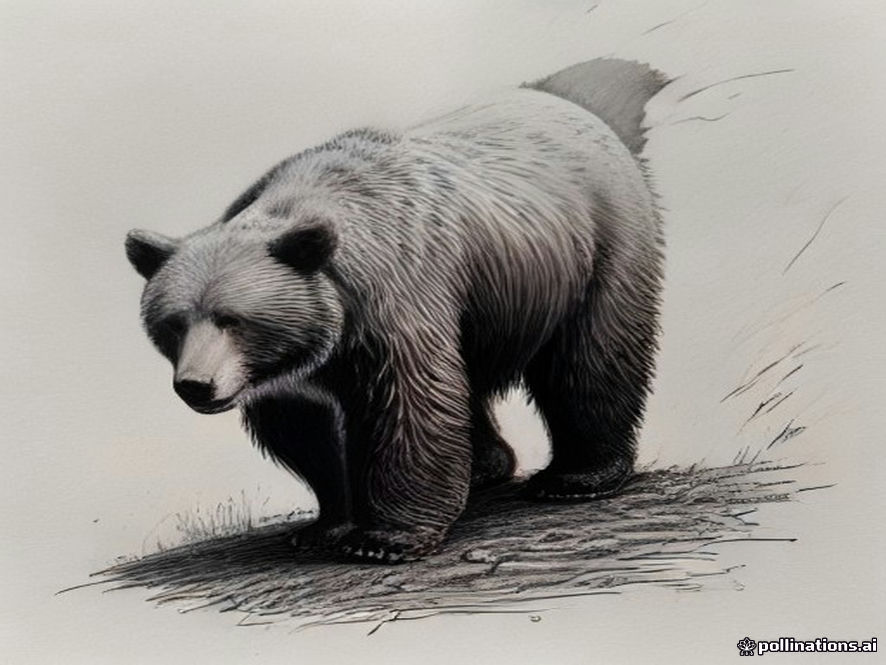
#> input picture design/photos/bear/p1.jpg, 886 x 665 px
$ python trace_svg.py bear/p1.jpg bear/p2.jpg
#> lines starting #> are read from the running program, lines starting #| are printed output that depends on the picture; after the words box and inside, x2 and y2 are one past the last pixel; in counts of white or black regions, pixels touching at a corner belong together
# Снимает контур с чёрного силуэта на белом фоне и отдаёт SVG-путь.
# C:\Users\Oleg\.venvs\lama\Scripts\python.exe trace_svg.py вход.jpg выход.svg [--flip] [--eps 0.004]
import sys
import cv2
import numpy as np

src, dst = sys.argv[1], sys.argv[2]
flip = '--flip' in sys.argv
eps = float(sys.argv[sys.argv.index('--eps') + 1]) if '--eps' in sys.argv else 0.004
g = cv2.imread(src, cv2.IMREAD_GRAYSCALE)
#> g: shape (665, 886); min 0, max 255, mean 153.9
mask = (g < 128).astype(np.uint8) * 255
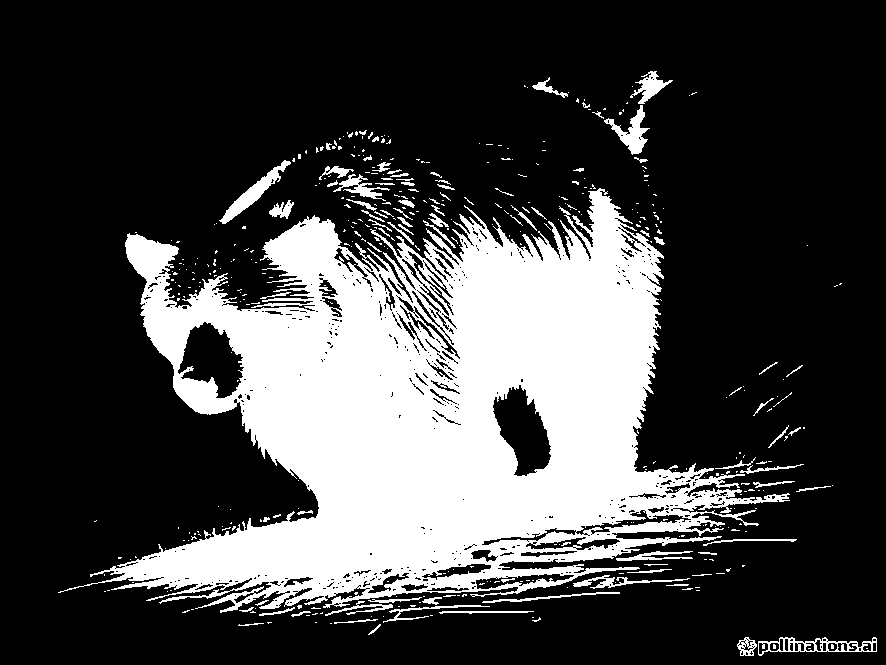
#> mask: shape (665, 886); 26.2% white; 432 white regions (344 under 20 px), largest, box (x1, y1, x2, y2) and area: (58, 188, 790, 613) 143256, (219, 160, 291, 224) 958, (604, 105, 650, 155) 785
mask = cv2.morphologyEx(mask, cv2.MORPH_CLOSE, np.ones((7, 7), np.uint8))
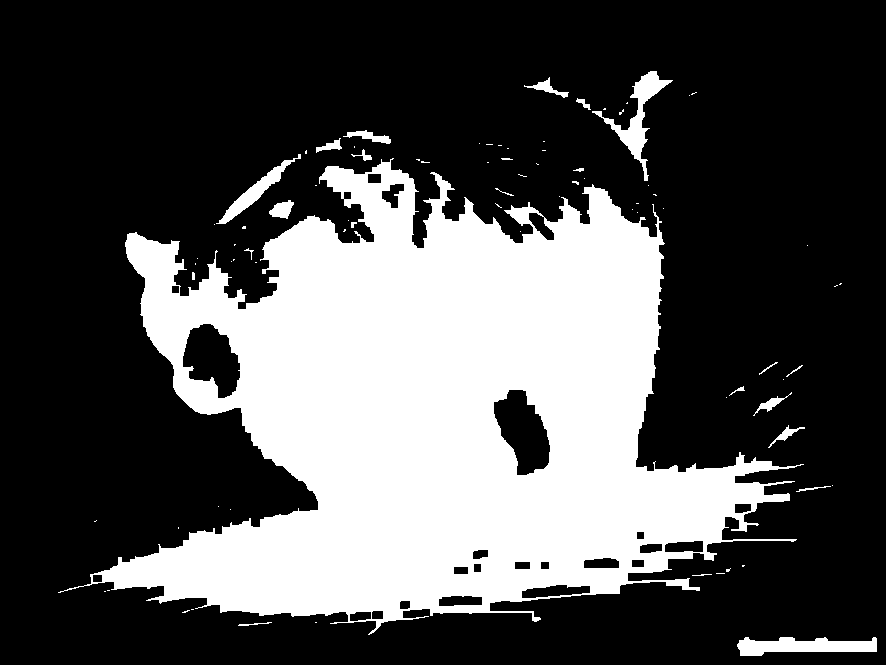
#> mask: shape (665, 886); 31.1% white; 82 white regions (58 under 20 px), largest, box (x1, y1, x2, y2) and area: (58, 158, 804, 635) 176791, (737, 637, 877, 656) 1767, (592, 71, 673, 181) 1738
n, lab, stats, _ = cv2.connectedComponentsWithStats(mask)
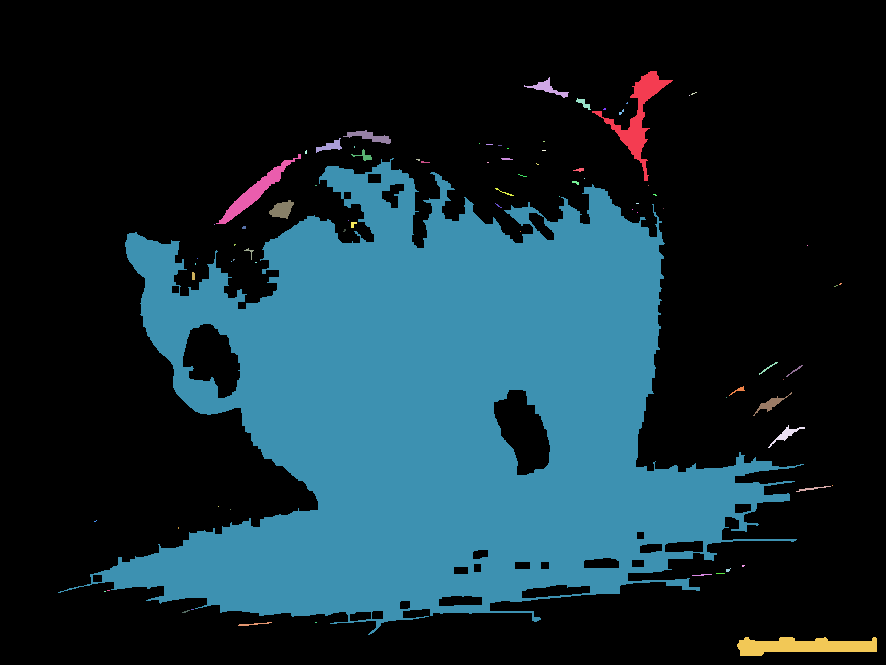
#> lab: shape (665, 886) int32; 83 distinct labels, from 0 to 82; one colour per label, 0 black
#> n = 83; stats = 83 rows, first 6: [0, 0, 886, 665, 405753], [592, 71, 81, 110, 1738], [524, 77, 45, 21, 245], [691, 92, 6, 3, 7], [689, 95, 1, 1, 1], [576, 98, 15, 12, 69]
big = 1 + int(np.argmax(stats[1:, cv2.CC_STAT_AREA]))
#> big = 21
mask = (lab == big).astype(np.uint8) * 255
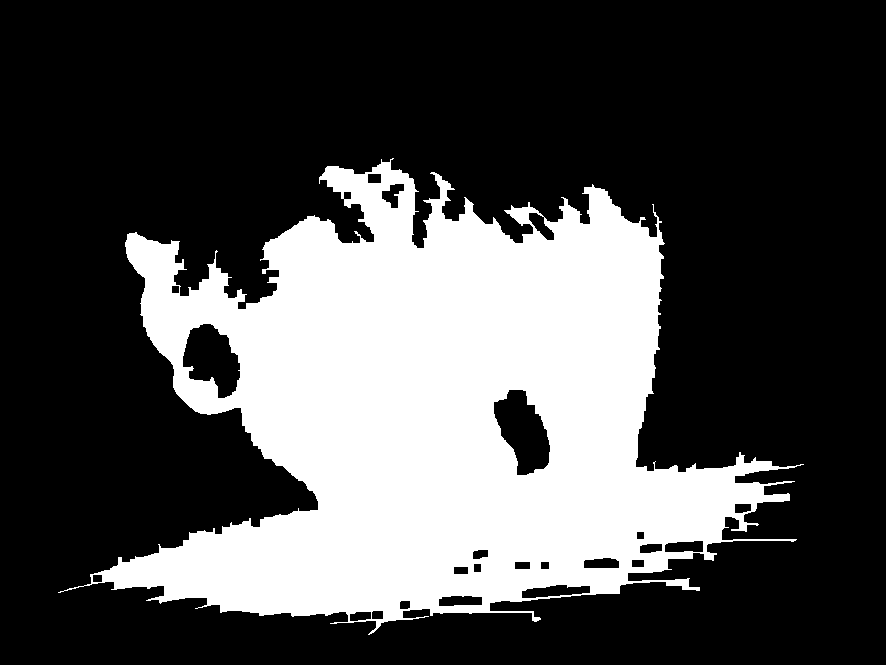
#> mask: shape (665, 886); 30% white; 1 white region
cont, _ = cv2.findContours(mask, cv2.RETR_EXTERNAL, cv2.CHAIN_APPROX_NONE)
#> cont = 1 contour; box (x1, y1, x2, y2) and area: (58, 158, 804, 635) 183826
c = max(cont, key=cv2.contourArea)
#> c = contour of 4767 points, box (x1, y1, x2, y2) (58, 158, 804, 635), area 183826
c = cv2.approxPolyDP(c, eps * cv2.arcLength(c, True), True).reshape(-1, 2).astype(np.float64)
#> c = 37 pairs, first value 58 to 803, second value 158 to 634
x0, y0 = c.min(axis=0)
#> x0 = 58; y0 = 158
x1, y1 = c.max(axis=0)
#> x1 = 803; y1 = 634
w, h = x1 - x0, y1 - y0
#> w = 745; h = 476
scale = 200.0 / w
#> scale = 0.268
pts = [((x - x0) * scale, (y - y0) * scale) for x, y in c]
#> pts = 37 pairs, first value 0 to 200, second value 0 to 127.8
if flip:
    pts = [(200.0 - x, y) for x, y in pts]
vb_h = round(h * scale, 1)
#> vb_h = 127.8
d = 'M' + ' L'.join('%.1f,%.1f' % p for p in pts) + ' Z'
svg = '<svg xmlns="http://www.w3.org/2000/svg" viewBox="0 0 200 %s"><path d="%s"/></svg>' % (vb_h, d)
open(dst, 'w', encoding='utf-8').write(svg)
print('points', len(pts), 'viewBox 0 0 200', vb_h, 'path chars', len(d))
#| points 37 viewBox 0 0 200 127.8 path chars 432

$ run again, on design/photos/bear/p3.jpg
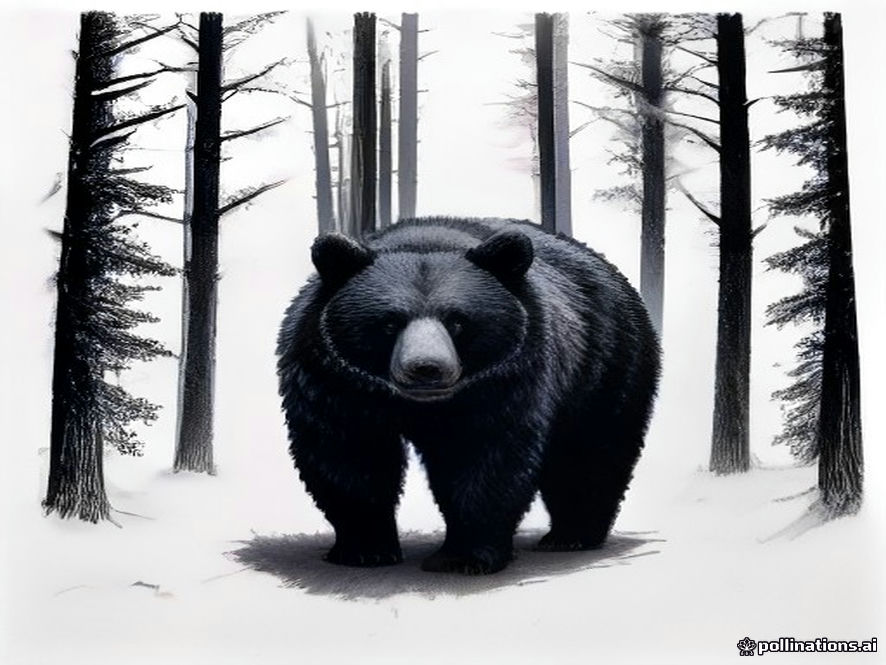
#> input picture design/photos/bear/p3.jpg, 886 x 665 px
#> `n, lab, stats, _ = cv2.connectedComponentsWithStats(mask)`:
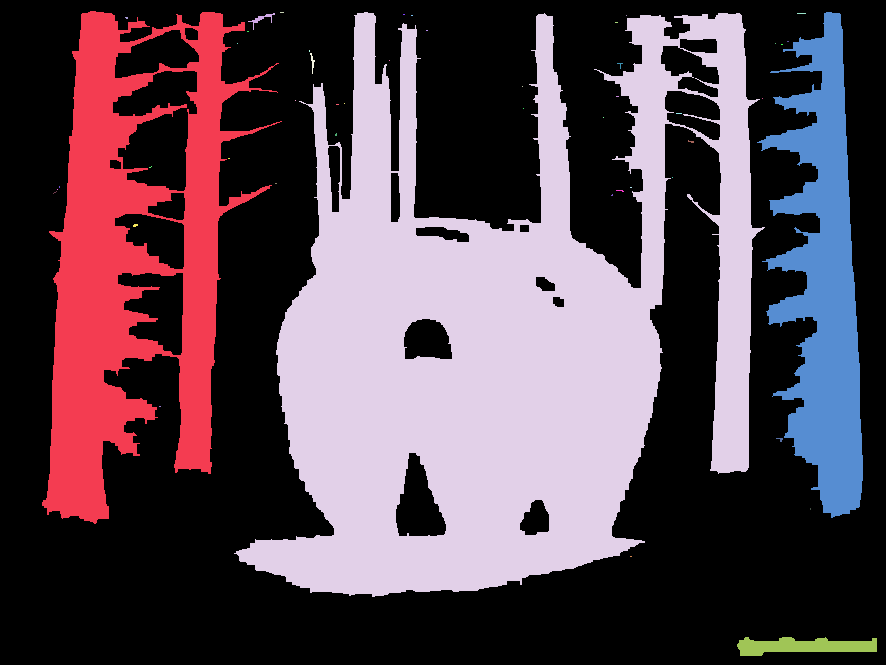
#> lab: shape (665, 886) int32; 49 distinct labels, from 0 to 48; one colour per label, 0 black
#> n = 49; stats = 49 rows, first 6: [0, 0, 886, 665, 348560], [42, 11, 240, 513, 51913], [248, 13, 27, 17, 90], [280, 12, 4, 1, 4], [234, 12, 531, 585, 160325], [797, 13, 9, 1, 9]
#> big = 4
#> `mask = (lab == big).astype(np.uint8) * 255`:
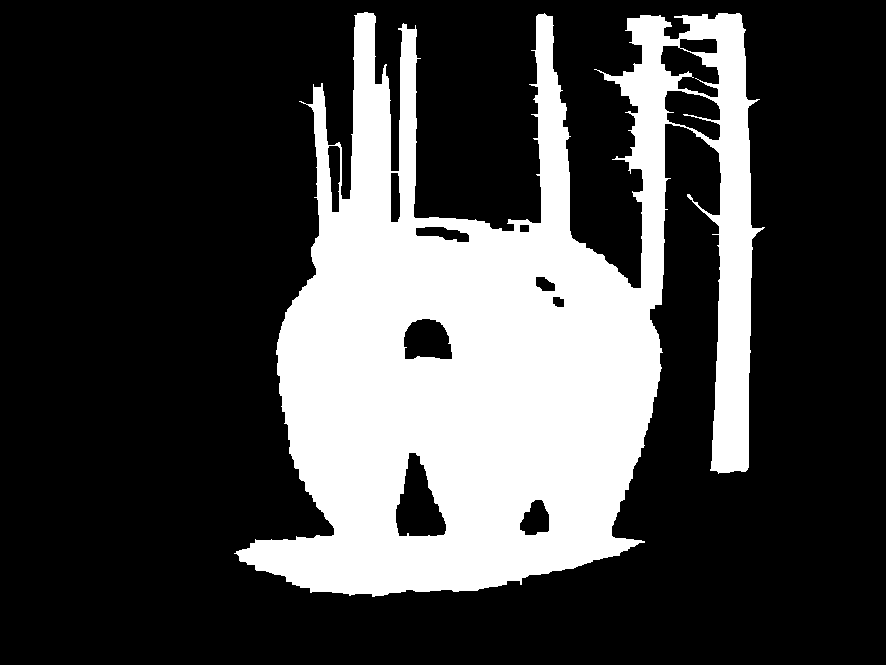
#> mask: shape (665, 886); 27.2% white; 1 white region
#> cont = 1 contour; box (x1, y1, x2, y2) and area: (234, 12, 765, 597) 168476
#> `c = max(cont, key=cv2.contourArea)`: c = contour of 4902 points, box (x1, y1, x2, y2) (234, 12, 765, 597), area 168476
#> `c = cv2.approxPolyDP(c, eps * cv2.arcLength(c, True), True).reshape(-1..`: c = 34 pairs, first value 234 to 748, second value 13 to 596
#> x0 = 234; y0 = 13
#> x1 = 748; y1 = 596
#> w = 514; h = 583
#> scale = 0.389
#> pts = 34 pairs, first value 0 to 200, second value 0 to 226.8
#> vb_h = 226.8
#| points 34 viewBox 0 0 200 226.8 path chars 402
